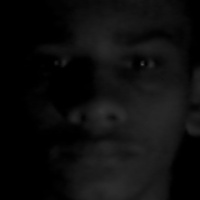
#> input picture faces/user1.jpg, 200 x 200 px, found by its file name
$ python f_2.py
#> lines starting #> are read from the running program, lines starting #| are printed output that depends on the picture; after the words box and inside, x2 and y2 are one past the last pixel; in counts of white or black regions, pixels touching at a corner belong together
# -*- coding: utf-8 -*-
"""
Created on Fri Jul  3 17:50:48 2020

@author: deep
"""

import cv2
import numpy as np
from os import listdir
from os.path import isfile, join

data_path = 'E:/3.Extra Education/Python/faces/'
onlyfiles = [f for f in listdir(data_path) if isfile(join(data_path,f))]

Training_Data, Labels = [], []

for i, files in enumerate(onlyfiles):
        image_path = data_path + onlyfiles[i]
        images = cv2.imread(image_path, cv2.IMREAD_GRAYSCALE)
#> images is the input picture: shape (200, 200); min 0, max 74, mean 13.4
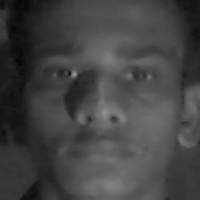
#> input picture faces/user12.jpg, 200 x 200 px, given in place of the camera
#> further down, frame is the input picture: shape (200, 200, 3); min 7, max 146, mean 67.1
        Training_Data.append(np.asarray(images, dtype=np.uint8))
        Labels.append(i)

Labels = np.asarray(Labels, dtype=np.int32)

model= cv2.face.LBPHFaceRecognizer_create()

model.train(np.asarray(Training_Data), np.asarray(Labels))

print('Training Complete!!!')

face_classifier = cv2.CascadeClassifier('E:/3.Extra Education/Python/haarcascade_frontalface_default.xml')

def face_detector(img, size = 0.5):
#> called with size = 0.5
    gray = cv2.cvtColor(img, cv2.COLOR_BGR2GRAY)
    faces = face_classifier.detectMultiScale(gray,1.3,5)
#> faces = [[23, 25, 159, 159]]

    if faces is():
        return img,[]

    for(x,y,w,h) in faces:
        cv2.rectangle(img, (x,y),(x+w,y+h),(0,255,255),2)
        roi = img[y:y+h, x:x+w]
        roi = cv2.resize(roi, (200,200))
#> this loop made 1 pass
#> pass 1, in face_detector, `roi = img[y:y+h, x:x+w]`:
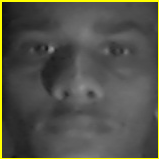
#> roi: shape (159, 159, 3); mean B, G, R 72.9, 82.4, 82.4
#> after the loop:
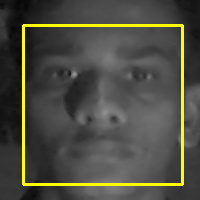
#> img: shape (200, 200, 3); 4.76% of pixels changed, all inside (x1, y1, x2, y2) = (22, 24, 184, 186)

    return img,roi
cap= cv2.VideoCapture(0)

while True:
    ret ,frame =cap.read()

    image, face =face_detector(frame)

    try:
        face =cv2.cvtColor(face,cv2.COLOR_BGR2GRAY)
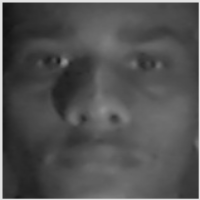
#> face: shape (200, 200); min 18, max 226, mean 81.3
        result = model.predict(face)
#> result = (1, 53.83)

        if result[1] < 500:
            confidence = int(100*(1-((result[1])/300)))
#> confidence = 82
            display_string = str(confidence)+'% Confidence it is deep'
#> display_string = '82% Confidence it is deep'
        cv2.putText(image,display_string,(100,120),cv2.FONT_HERSHEY_COMPLEX,1,(250,120,255),2)
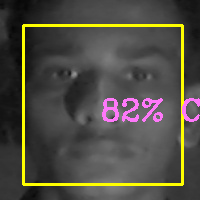
#> image: shape (200, 200, 3); 2.15% of pixels changed, all inside (x1, y1, x2, y2) = (102, 98, 200, 122)

        if confidence > 75:
            cv2.putText(image, "Unlocked",(250,450),cv2.FONT_HERSHEY_COMPLEX,1,(0,255,0),2)
            cv2.imshow('Face Cropper', image)
        else:
            cv2.putText(image, "Locked",(250,450),cv2.FONT_HERSHEY_COMPLEX,1,(0,0,255),2)
            cv2.imshow('Face Cropper', image)
    except:
         cv2.putText(image, "Face not Found",(250,450),cv2.FONT_HERSHEY_COMPLEX,1,(0,255,0),2)
         cv2.imshow('Face Cropper', image)
         pass


    if cv2.waitKey(1)==13:
#> (key Esc is pressed here)
        break

cap.release()
cv2.destroyAllWindows()
